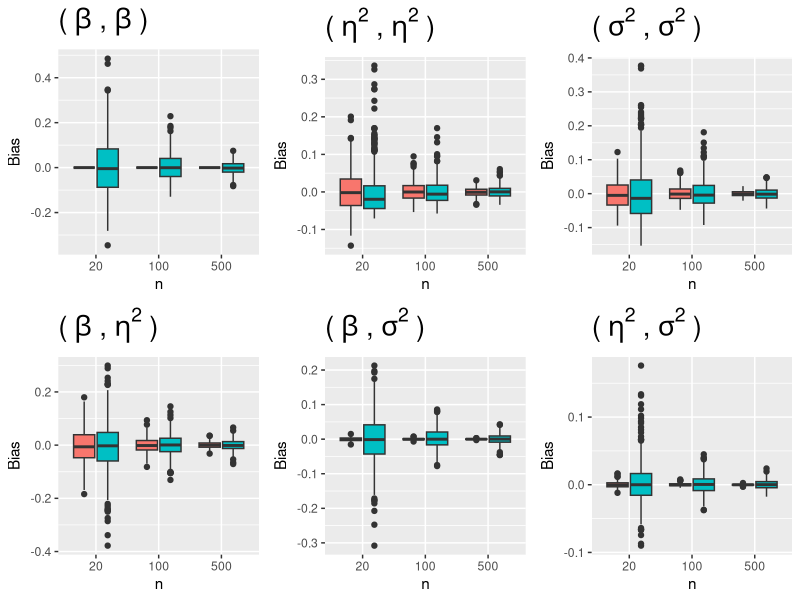
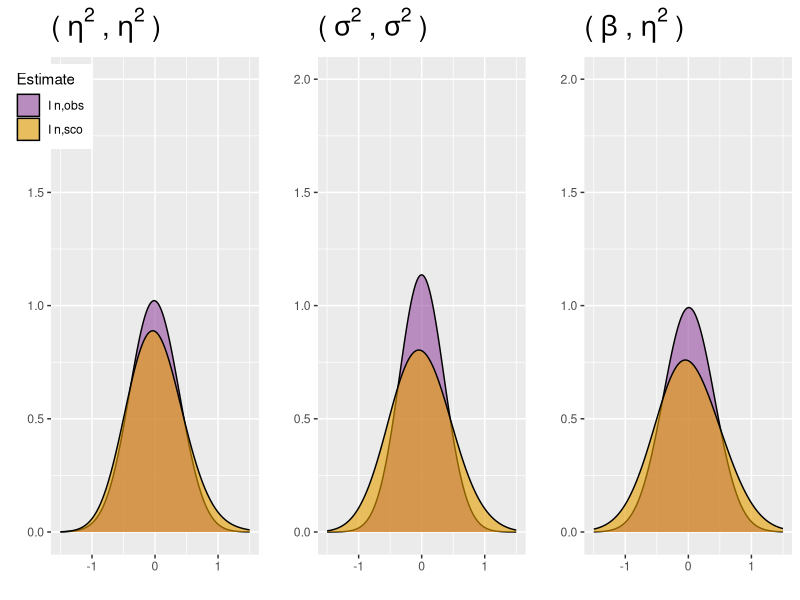

The R source for these figures, in order:
### "Computing an empirical Fisher information matrix estimate in latent variable
### models through stochastic approximation."
### ---------------------------------------------------------------------------


### Numerical study in a linear mixed effects model : statistical properties of 
### two estimators of the Fisher Information matrix 
### (section 4.1 of the article)

rm(list=ls())

## Source useful libraries ----------------------------------------------------

library(ggplot2)
library(cowplot)
library(lme4)
library(tidyverse)

## Defining R functions for computing the exact Fisher Information matrix, Iobs 
## and Isco in the linear mixed effects model ---------------------------------

## It is assumed that all individuals have the same number of observations.

## Exact Fisher Information matrix

Fisher.LMM <- function(beta,sigma2,eta2,j){
  # beta    : value of the fixed-effect 
  # sigma2  : value of the residual variance 
  # eta2    : value of the random effects variance
  # j       : number of observations per individual
  
  crochet <- 2*j*eta2/(sigma2+eta2*j)^2/sigma2^3 +
    4/(sigma2+eta2*j)^2/sigma2^2 + 2/(sigma2+eta2*j)^3/sigma2
  alpha   <- j*(eta2+sigma2)/sigma2^3 - eta2/2*j*(j*eta2+sigma2)*crochet -
    (j-1)/2/sigma2^2 - 1/2/(sigma2+eta2*j)^2
  fisher  <- cbind(c(j/(sigma2+eta2*j),0,0),
                   c(0,j^2/2/(sigma2+eta2*j)^2,j/2/(sigma2+eta2*j)^2),
                   c(0,j/2/(sigma2+eta2*j)^2,alpha))
  
  return(fisher)
}

## Observed information matrix

Iobs.LMM <- function(datamat,beta,sigma2,eta2){
  # datamat : observations organized in a matrix. Each row is an individual
  #           vector of observations.
  # beta    : value of the fixed-effect 
  # sigma2  : value of the residual variance 
  # eta2    : value of the random effects variance
  
  n   <- dim(datamat)[1]
  j   <- dim(datamat)[2]
  obs <- as.vector(datamat)
  
  Iobs      <- matrix(0,3,3)
  Iobs[1,1] <- n*j/(sigma2+eta2*j)
  Iobs[2,1] <- j/(sigma2+eta2*j)^2*sum(obs-beta)
  Iobs[1,2] <- Iobs[2,1]
  Iobs[2,2] <- j/(sigma2+eta2*j)^3*sum(apply(datamat-beta,1,sum)^2)-n*j^2/2/(sigma2+eta2*j)^2
  Iobs[3,1] <- 1/(sigma2+eta2*j)^2*sum(obs-beta)
  Iobs[1,3] <- Iobs[3,1]
  Iobs[2,3] <- 1/(sigma2+eta2*j)^3*sum(apply(datamat-beta,1,sum)^2)-n*j/2/(sigma2+eta2*j)^2
  Iobs[3,2] <- Iobs[2,3]
  Iobs[3,3] <- 1/(sigma2)^3*sum((obs-beta)^2) -
    eta2*sum(apply(datamat-beta,1,sum)^2)*(j*eta2/(sigma2+eta2*j)^2/sigma2^3 +
                                             2/(sigma2+eta2*j)^2/sigma2^2 + 1/(sigma2+eta2*j)^3/sigma2 ) -
    n*(j-1)/2/sigma2^2 - n/2/(sigma2+eta2*j)^2
  Iobs <- Iobs/n
  
  return(Iobs)
}

## Estimator based on the score

Isco.LMM <- function(datamat,beta,sigma2,eta2){
  # datamat : observations organized in a matrix. Each row is an individual
  #           vector of observations.
  # beta    : value of the fixed-effect 
  # sigma2  : value of the residual variance 
  # eta2    : value of the random effects variance
  
  n   <- dim(datamat)[1]
  j   <- dim(datamat)[2]
  
  derivative     <- matrix(0,3,n)
  derivative[1,] <- apply(datamat-beta,1,sum)/(sigma2+eta2*j)
  derivative[2,] <- apply(datamat-beta,1,sum)^2/2/(sigma2+eta2*j)^2-j/2/(sigma2+eta2*j)
  derivative[3,] <- apply((datamat-beta)^2,1,sum)/2/sigma2^2 - 
    apply(datamat-beta,1,sum)^2 *eta2*(j*eta2+2*sigma2)/2/sigma2^2/(sigma2+eta2*j)^2 -
    1/2/(sigma2+eta2*j)-(j-1)/2/sigma2
  
  Isco <- derivative%*%t(derivative)/n
  
  return(Isco)
}

## Numerical experiments ------------------------------------------------------

nsim <- 500 # number of replicates
seq.n <- c(20,100,500) # number of individuals, either 20 or 100 or 500
j    <- 12 # number of observations per individual

## parameter values
beta   <- 3
sigma2 <- 5 
eta2   <- 2
theta.true <- matrix(c(beta,eta2,sigma2),ncol=1)

## computation of the exact FIM

fisher <- Fisher.LMM(beta,sigma2,eta2,j)

## definition of the objects to store the estimation of the Fisher Information
## matrix 

resIobs.theta.true <- array(NA,dim=c(3,3,nsim))
resIsco.theta.true <- array(NA,dim=c(3,3,nsim))
resIobs.theta.est <- array(NA,dim=c(3,3,nsim))
resIsco.theta.est <- array(NA,dim=c(3,3,nsim))

EstF11 <- c()
EstF22 <- c()
EstF33 <- c()
EstF12 <- c()
EstF13 <- c()
EstF23 <- c()

## counters for the estimation of the coverage rates
coverage.iobs.theta.est <- 0
coverage.isco.theta.est <- 0

coverage.iobs.theta.true <- 0
coverage.isco.theta.true <- 0

coverage.true.fisher <- 0


## loop executing the nsim replicates of the experiment

for (n in seq.n){
  for (k in 1:nsim){
    
    ## data simulation
    random    <- rnorm(n,0,sqrt(eta2))
    residual  <- rnorm(n*j,0,sqrt(sigma2))
    randompop <- rep(random,j)
    id        <- rep(seq(1,n),j)
    obs       <- beta+randompop+residual
    datamat   <- matrix(obs,n,j)
    
    ## computation of the FIM estimators when knowing the true parameter values --
    
    resIobs.theta.true[,,k] <- Iobs.LMM(datamat,beta,sigma2,eta2)
    resIsco.theta.true[,,k] <- Isco.LMM(datamat,beta,sigma2,eta2)
    
    ## computation of the FIM estimators together with the parameter values ----
    
    ## Estimation of the parameters
    est.mle   <- lmer(obs~(1|id),REML = F)
    variances <- as.data.frame(VarCorr(est.mle))
    
    ## Estimation of the FIM
    
    resIobs.theta.est[,,k] <- Iobs.LMM(datamat,est.mle@beta,variances[2,'vcov'],
                                       variances[1,'vcov'])
    resIsco.theta.est[,,k] <- Isco.LMM(datamat,est.mle@beta,variances[2,'vcov'],
                                       variances[1,'vcov'])
    
    ## Coverage rates of confidence ellipsoids ...
    theta.est <- matrix(c(est.mle@beta,variances[1,'vcov'],variances[2,'vcov']),ncol=1)
    unit.vect <- matrix(rep(1,length(theta.est)),ncol=1)
    
    ## ... based on the true Fisher information matrix
    
    conf.inf.fisher.true <- theta.est -
      1.96/sqrt(n)*sqrt(diag(solve(fisher)))
    conf.sup.fisher.true <- theta.est +
      1.96/sqrt(n)*sqrt(diag(solve(fisher)))
    
    coverage.true.fisher <- coverage.true.fisher +
      (theta.true<=conf.sup.fisher.true)*(theta.true>=conf.inf.fisher.true)
    
    
    ## ... based on Isco computed in the MLE value of the parameters
    conf.inf.isco.theta.est <- theta.est -
      1.96/sqrt(n)*sqrt(diag(solve(resIsco.theta.est[,,k])))
    conf.sup.isco.theta.est <- theta.est +
      1.96/sqrt(n)*sqrt(diag(solve(resIsco.theta.est[,,k])))
    
    coverage.isco.theta.est <- coverage.isco.theta.est +
      (theta.true<=conf.sup.isco.theta.est)*(theta.true>=conf.inf.isco.theta.est)
    
    ## ... based on Isco computed in the true parameter values
    conf.inf.isco.theta.true <- theta.est -
      1.96/sqrt(n)*sqrt(diag(solve(resIsco.theta.true[,,k])))
    conf.sup.isco.theta.true <- theta.est +
      1.96/sqrt(n)*sqrt(diag(solve(resIsco.theta.true[,,k])))
    
    coverage.isco.theta.true <- coverage.isco.theta.true +
      (theta.true<=conf.sup.isco.theta.true)*(theta.true>=conf.inf.isco.theta.true)
    
    ## ... based on Iobs computed in the MLE value of the parameters
    conf.inf.iobs.theta.est <- theta.est -
      1.96/sqrt(n)*sqrt(diag(solve(resIobs.theta.est[,,k])))
    conf.sup.iobs.theta.est <- theta.est +
      1.96/sqrt(n)*sqrt(diag(solve(resIobs.theta.est[,,k])))
    
    coverage.iobs.theta.est <- coverage.iobs.theta.est +
      (theta.true<=conf.sup.iobs.theta.est)*(theta.true>=conf.inf.iobs.theta.est)
    
    ## ... based on Iobs computed in the true parameter values
    conf.inf.iobs.theta.true <- theta.est -
      1.96/sqrt(n)*sqrt(diag(solve(resIobs.theta.true[,,k])))
    conf.sup.iobs.theta.true <- theta.est +
      1.96/sqrt(n)*sqrt(diag(solve(resIobs.theta.true[,,k])))

    coverage.iobs.theta.true <- coverage.iobs.theta.true +
      (theta.true<=conf.sup.iobs.theta.true)*(theta.true>=conf.inf.iobs.theta.true)
    
  }
  
  ## Print the coverage rates
  coverage.isco.theta.true/nsim*100
  coverage.isco.theta.est/nsim*100
  coverage.iobs.theta.true/nsim*100
  coverage.iobs.theta.est/nsim*100
  coverage.true.fisher/nsim*100
  
  
  EstF11 <- c(EstF11,c(resIsco.theta.true[1,1,]-fisher[1,1],
                       resIobs.theta.true[1,1,]-fisher[1,1]))
  EstF22 <- c(EstF22,c(resIsco.theta.true[2,2,]-fisher[2,2],
                       resIobs.theta.true[2,2,]-fisher[2,2]))
  EstF33 <- c(EstF33,c(resIsco.theta.true[3,3,]-fisher[3,3],
                       resIobs.theta.true[3,3,]-fisher[3,3]))
  EstF12 <- c(EstF12,c(resIsco.theta.true[1,2,]-fisher[1,2],
                       resIobs.theta.true[1,2,]-fisher[1,2]))
  EstF13 <- c(EstF13,c(resIsco.theta.true[1,3,]-fisher[1,3],
                       resIobs.theta.true[1,3,]-fisher[1,3]))
  EstF23 <- c(EstF23,c(resIsco.theta.true[2,3,]-fisher[2,3],
                       resIobs.theta.true[2,3,]-fisher[2,3]))
}


## Graphical representation of the bias of the FIM estimators as a function of n

DataRes <- data.frame(EstF11=EstF11, EstF22=EstF22, EstF33=EstF33,
                      EstF12=EstF12, EstF13=EstF13, EstF23=EstF23,
                      Estimate=rep(c(rep('I n,sco',nsim),rep('I n,obs',nsim)),
                                   length(seq.n)),
                      n=rep(seq.n,each=nsim*2)
                      )

bias11 <- ggplot(aes(y = EstF11, x = as.factor(n), fill = Estimate), data = DataRes) + 
  geom_boxplot() + xlab("n") + ylab("Bias") + ggtitle(bquote('('~beta~','~beta~')')) +
  theme(legend.position = "none", plot.title = element_text(size=20,face="bold"))

bias22 <- ggplot(aes(y = EstF22, x = as.factor(n), fill = Estimate), data = DataRes) + 
  geom_boxplot() + xlab("n") + ylab("Bias") + ggtitle(bquote('('~eta^2~','~eta^2~')')) +
  theme(legend.position = "none", plot.title = element_text(size=20,face="bold"))

bias33 <- ggplot(aes(y = EstF33, x = as.factor(n), fill = Estimate), data = DataRes) + 
  geom_boxplot() + xlab("n") + ylab("Bias") + ggtitle(bquote('('~sigma^2~','~sigma^2~')')) +
  theme(legend.position = "none", plot.title = element_text(size=20,face="bold"))

bias12 <- ggplot(aes(y = EstF12, x = as.factor(n), fill = Estimate), data = DataRes) + 
  geom_boxplot() + xlab("n") + ylab("Bias") + ggtitle(bquote('('~beta~','~eta^2~')')) +
  theme(legend.position = "none", plot.title = element_text(size=20,face="bold"))

bias13 <- ggplot(aes(y = EstF13, x = as.factor(n), fill = Estimate), data = DataRes) + 
  geom_boxplot() + xlab("n") + ylab("Bias") + ggtitle(bquote('('~beta~','~sigma^2~')')) +
  theme(legend.position = "none", plot.title = element_text(size=20,face="bold"))

bias23 <- ggplot(aes(y = EstF23, x = as.factor(n), fill = Estimate), data = DataRes) + 
  geom_boxplot() + xlab("n") + ylab("Bias") + ggtitle(bquote('('~eta^2~','~sigma^2~')')) +
  theme(legend.position = "none", plot.title = element_text(size=20,face="bold"))


plot_grid(bias11, bias22, bias33, bias12, bias13, bias23,
          ncol = 3, nrow = 2)

## Graphical representation of the empirical densities of the components of 
## the FIM estimators

DataRes.n <- DataRes %>% filter(n==500)

F22 <- ggplot(filter(DataRes.n), aes(sqrt(n)*EstF22, fill=Estimate)) + 
  geom_density(bw=0.3,alpha=0.6) + 
  scale_fill_manual(values = c("#984EA3",'#E69F00')) + 
  xlab("") +
  ylab("") +
  xlim(-1.5,1.5) +
  ylim(0,2) +
  ggtitle(bquote('('~eta^2~','~eta^2~')')) +
  theme(legend.position = c(0,0.9), plot.title = element_text(size=20,face="bold"))

F33 <- ggplot(DataRes.n, aes(sqrt(n)*EstF33, fill=Estimate)) + 
  geom_density(bw=0.3,alpha=0.6) + 
  scale_fill_manual(values = c("#984EA3",'#E69F00')) + 
  xlab("") +
  ylab("") +
  xlim(-1.5,1.5) +
  ylim(0,2) +
  ggtitle(bquote('('~sigma^2~','~ sigma^2~')')) +
  theme(legend.position = "none", plot.title = element_text(size=20,face="bold"))


F12 <- ggplot(DataRes.n, aes(sqrt(n)*EstF12, fill=Estimate)) + 
  geom_density(bw=0.3,alpha=0.6) + 
  scale_fill_manual(values = c("#984EA3",'#E69F00')) + 
  xlab("") +
  ylab("") +
  xlim(-1.5,1.5) +
  ylim(0,2) +
  ggtitle(bquote('('~beta~','~ eta^2~')')) +
  theme(legend.position = "none", plot.title = element_text(size=20,face="bold"))

plot_grid(F22, F33, F12, ncol = 3, nrow = 1)

